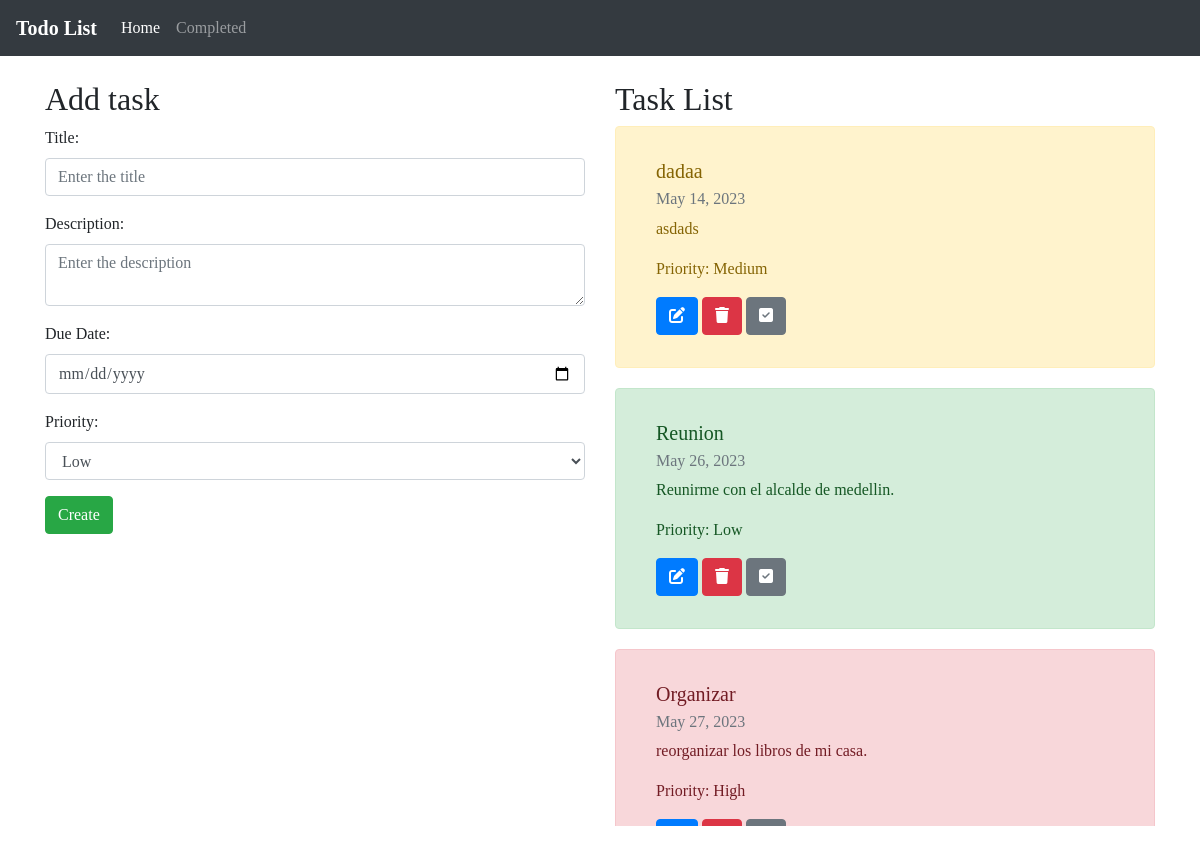
The page / on the database its author committed.
### app/models.py (models this page shows, shortened)
class Task(models.Model):
    title = models.CharField(max_length=100)
    description = models.TextField()
    due_date = models.DateField()
    priority = models.CharField(max_length=10, choices=(
        ('low', 'Low'),
        ('medium', 'Medium'),
        ('high', 'High')
    ))
    completed = models.BooleanField(default=False)

### app/views.py (the view)
# urls.py: path("",views.index,name="index"),
def index(request):
    try:
        db = Task.objects.all().order_by('due_date', Case(
            When(priority='High', then=0),
            When(priority='Medium', then=1),
            When(priority='Low', then=2),
            default=3
        ))
        context = {
            "db": db,
            "update": None
        }
        return render(request, "app/index.html", context)
    except Exception:
        return HttpResponse({'message':'Something went wrong, please contact the administrator'})

### app/templates/app/index.html (shortened to what this page needs)
<!DOCTYPE html>
<html>
<head>
    <link rel="stylesheet" href="https://cdnjs.cloudflare.com/ajax/libs/font-awesome/6.4.0/css/all.min.css"
 />
    <link rel="stylesheet" href="https://maxcdn.bootstrapcdn.com/bootstrap/4.0.0/css/bootstrap.min.css">
    <link rel="stylesheet" href="{% static 'css/index.css'%}">
</head>
<body id="contenido_actualizado">
    <nav class="navbar navbar-expand-lg navbar-expand-md navbar-dark bg-dark">
        <strong><a class="navbar-brand" href="">Todo List</a></strong>
        <div class="collapse navbar-collapse" id="navbarScroll">
            <ul class="navbar-nav me-auto my-2 my-lg-0 navbar-nav-scroll" style="--bs-scroll-height: 100px;">
                <li class="nav-item">
                    <a class="nav-link active" aria-current="page" href="/">Home</a>
                </li>
                <li class="nav-item">
                    <a class="nav-link" href={% url "tasks_completed" %}>Completed</a>
                </li>
            </ul>
        </div>
    </nav>
    <div class="container pt-4">
        <div class="row">
            <div class="col-md-6">
                {% if update %}
                <h2>Update task</h2>
                <form method="post" action={% url "update" %}>
                    {% csrf_token %}
                    <div class="form-group">
                        <label for="title">Title:</label>
                        <input type="text" class="form-control" id="title" required name="title"
                            placeholder="Enter the title" value={{update.title}}>
                    </div>
                    <div class="form-group">
                        <label for="description">Description:</label>
                        <textarea class="form-control" id="description" required name="description"
                            placeholder="Enter the description">{{update.description}}</textarea>
                    </div>
                    <div class="form-group">
                        <label for="due-date">Due Date:</label>
                        <input type="date" class="form-control" value="{{ update.due_date|date:'Y-m-d' }}" id="due-date"
                            required name="due_date">
                    </div>
                    <div class="form-group">
                        <label for="priority">Priority:</label>
                        <select class="form-control" id="priority" required name="priority">
                            <option>{{update.priority}}</option>
                            <option>Low</option>
                            <option>Medium</option>
                            <option>High</option>
                        </select>
                    </div>
                    <input type="hidden" name="id" value="{{update.id}}">
                    <button type="submit" class="btn btn-primary">Update</button>
                </form>
                {% else %}
                <h2>Add task</h2>
                <form id="form_creation" method="post" action={% url "insert" %}>
                    <div class="form-group">
                        <label for="title">Title:</label>
                        <input type="text" class="form-control" id="title" required name="title"
                            placeholder="Enter the title">
                    </div>
                    <div class="form-group">
                        <label for="description">Description:</label>
                        <textarea class="form-control" id="description" required name="description"
                            placeholder="Enter the description"></textarea>
                    </div>
                    <div class="form-group">
                        <label for="due-date">Due Date:</label>
                        <input type="date" class="form-control" id="due-date" required name="due_date">
                    </div>
                    <div class="form-group">
                        <label for="priority">Priority:</label>
                        <select class="form-control" id="priority" required name="priority">
                            <option>Low</option>
                        </select>
                    </div>
                    <button type="button" class="btn btn-success" onclick="register();">Create</button>
                </form>
                {% endif %}
            </div>
            <div class="col-md-6">
                <h2>Task List</h2>
                <div id="task-list">
                    {% for data in db %}
                    {% if data.priority == 'High' %}
                    {% if data.completed %}
                    <div class="card alert alert-danger" style="filter: blur(2px);">
                        {% else %}
                        <div class="card alert alert-danger">
                            {% endif %}
                            <div class="card-body">
                                <h5 class="card-title">{{data.title}}</h5>
                                <h6 class="card-subtitle mb-2 text-muted">{{data.due_date}}</h6>
                                <p class="card-text">{{data.description}}</p>
                                <p class="card-text">Priority: {{data.priority}}</p>
                                <a href={% url "update_form" data.id %} class="btn btn-primary"></a>
                                <button class="btn btn-danger" id="delete_there" value={{data.id}}></button>
                                <div class="btn-group" role="group" aria-label="Basic checkbox toggle button group">
                                    <a href={% url "update_completed" data.id %} class="btn btn-secondary"></a>
                                </div>
                            </div>
                        </div>
                        {% elif data.priority == 'Medium' %}
                        {% if data.completed %}
                        <div class="card alert alert-warning" style="filter: blur(2px);">
                            {% else %}
                            <div class="card alert alert-warning">
                                {% endif %}
                                <div class="card-body">
                                    <h5 class="card-title">{{data.title}}</h5>
                                    <h6 class="card-subtitle mb-2 text-muted">{{data.due_date}}</h6>
                                    <p class="card-text">{{data.description}}</p>
                                    <p class="card-text">Priority: {{data.priority}}</p>
                                    <a href={% url "update_form" data.id %} class="btn btn-primary"><i
                                            class="fa-solid fa-pen-to-square"></i></a>
                                    <button class="btn btn-danger" id="delete" value={{data.id}}><i
                                            class="fa-solid fa-trash"></i></button>
                                    <div class="btn-group" role="group" aria-label="Basic checkbox toggle button group">
                                        <a href={% url "update_completed" data.id %} class="btn btn-secondary"><i
                                                class="fa-solid fa-square-check"></i></a>
                                    </div>
                                </div>
                            </div>
                            {% else %}
                            {% if data.completed %}
                            <div class="card alert alert-success" style="filter: blur(2px);">
                                {% else %}
                                <div class="card alert alert-success">
                                    {% endif %}
                                    <div class="card-body">
                                        <h5 class="card-title">{{data.title}}</h5>
                                        <h6 class="card-subtitle mb-2 text-muted">{{data.due_date}}</h6>
                                        <p class="card-text">{{data.description}}</p>
                                        <p class="card-text">Priority: {{data.priority}}</p>
                                        <a href={% url "update_form" data.id %} class="btn btn-primary"><i
                                                class="fa-solid fa-pen-to-square"></i></a>
                                        <button class="btn btn-danger" id="delete_two" value={{data.id}}><i
                                                class="fa-solid fa-trash"></i></button>
                                        <div class="btn-group" role="group"
                                            aria-label="Basic checkbox toggle button group">
                                            <a href={% url "update_completed" data.id %} class="btn btn-secondary"><i
                                                    class="fa-solid fa-square-check"></i></a>
                                        </div>
                                    </div>
                                </div>
                                {% endif %}
                                {% endfor %}
                            </div>
                        </div>
                    </div>
                </div>
</body>
</html>

### app/static/css/index.css (style rules this page uses)
body { font-family: 'Pacifico', cursive; }
#task-list { height: 700px; overflow-y: scroll; }

### app/templates/app/index.html (style rules this page uses)
.card { margin-bottom: 20px; }

### rows shown on the page
Task: title "dadaa", due_date "May 14, 2023", description "asdads", priority "Medium", {{ data.id }} 56 (drawn)
Task: title "Reunion", due_date "May 26, 2023", description "Reunirme con el alcalde de medellin.", priority "Low", {{ data.id }} 50 (drawn)
Task: title "Organizar", due_date "May 27, 2023", description "reorganizar los libros de mi casa.", priority "High", {{ data.id }} 51 (drawn)
